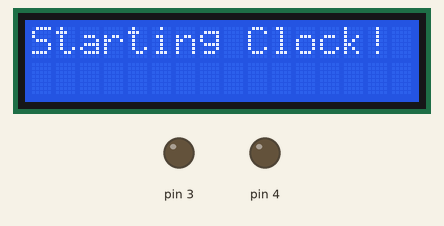
This sketch was run on a simulated Arduino Uno, built with avr-gcc and run on an emulated ATmega328P. Parts: 16×2 character LCD, output pins drawn as LEDs (lit = HIGH). The local clock reads 2024-03-15 10:24:30 at power-on unless the sketch sets it.

Above: at 0.1 s.
At 3.2 s:
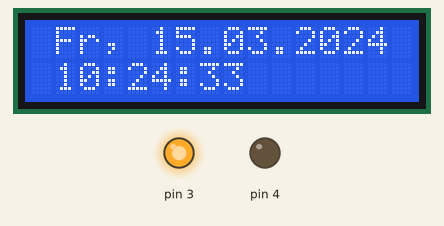
At 7.3 s:
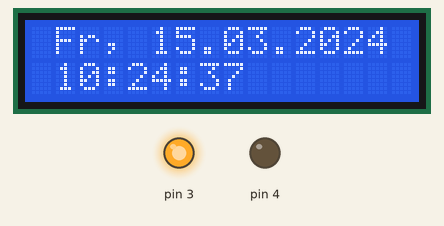
At 11.5 s:
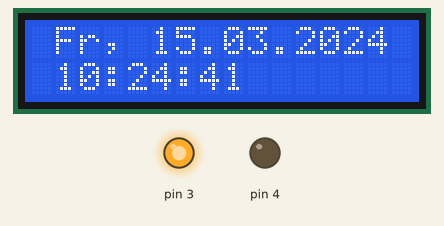
At 20.8 s:
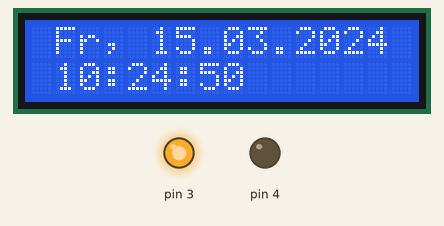
At 38.5 s:
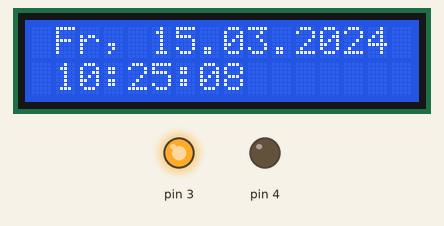

Measured:
- what the display in image 1 shows lasts 1.1 s, from 3.1 s to 4.2 s

The sketch:

DS1302_LCD_clock.ino
```cpp
// DS1302_LCD_clock.ino
#include <stdio.h>
#include <DS1302.h>
#include <Wire.h>
#include <LiquidCrystal_I2C.h>
// Set the LCD address to 0x27 for a 16 chars and 2 line display
LiquidCrystal_I2C lcd(0x27, 16, 2);
// Pins: RST,DAT,CLK
DS1302 rtc(7, 6, 5);
String dayAsString(const Time::Day day)
{ switch (day)
{ case 1: return "So"; case 2: return "Mo";
case 3: return "Di"; case 4: return "Mi";
case 5: return "Do"; case 6: return "Fr";
case 7: return "Sa";
}
return "(ERROR)";
}
void setup()
{ // initialize the LCD
lcd.begin();
// Turn on the blacklight and print start message
lcd.backlight();
lcd.print("Starting Clock!");
delay(3000);
pinMode(3, OUTPUT); digitalWrite(3, HIGH); // VCC
pinMode(4, OUTPUT); digitalWrite(4, LOW); // GND
}
void loop()
{ Time t = rtc.time();
const String day = dayAsString(t.day);
char buf1[16];
snprintf(buf1, sizeof(buf1), " %s, %02d.%02d.%04d", day.c_str(), t.date,
t.mon, t.yr);
char buf2[16];
snprintf(buf2, sizeof(buf2), " %02d:%02d:%02d", t.hr, t.min, t.sec);
lcd.setCursor(0, 0); lcd.println(buf1);
lcd.setCursor(15, 0); lcd.println(" ");
lcd.setCursor(0, 1); lcd.println(buf2);
lcd.setCursor(12, 1); lcd.println(" ");
delay(1000);
}
```
